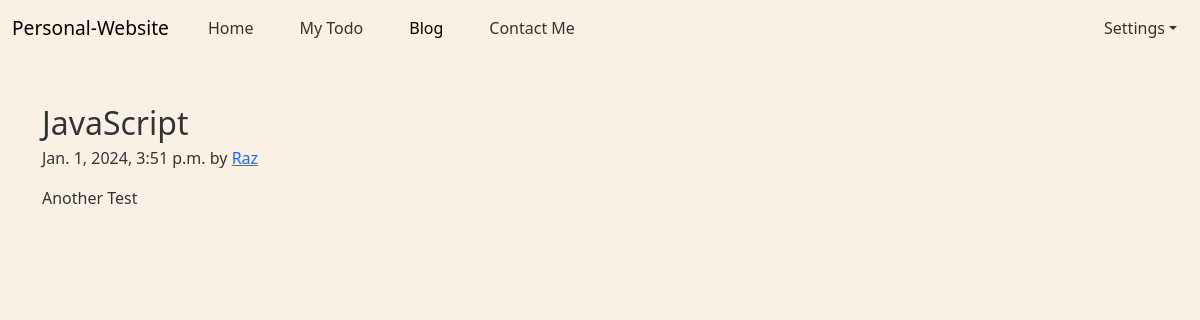
/blog/bla, run on the app's committed database.
### blog/models.py (models this page shows, shortened)
class Post(models.Model):
    id= models.AutoField(primary_key=True)
    title= models.CharField(max_length=50)
    content= models.TextField()
    author= models.CharField(max_length=20)
    slug= models.CharField(max_length=50)
    timeStamp= models.DateTimeField(auto_now_add=True, blank=True)

### blog/views.py (the view)
# urls.py: path('<str:slug>', views.blog_post, name='blogpost'),
def blog_post(request, slug):
    post = Post.objects.filter(slug=slug).first()
    context= {'post': post}
    return render(request, 'blog-post.html', context)

### templates/blog-post.html (shortened to what this page needs)
{% extends 'base.html' %}
{% block blogactive %} active {% endblock %}
{% block body %}
    <article class="container">
        <h2 class="blog-post-title mb-1">{{post.title}}</h2>
        <p class="blog-post-meta">{{post.timeStamp}} by <a href="/about">{{post.author}}</a></p>
        <p>{{post.content}}</p>
    </article>
{% endblock %}

### dashboard/static/dashboard/style.css (style rules this page uses)
body { background: #faf1e4; }
h1, h2, h3, p { color: #333; text-shadow: 1px 1px 2px rgba(255, 255, 255, 0.5); }

### data on the page
Post: title "JavaScript", timeStamp "Jan. 1, 2024, 3:51 p.m.", author "Raz", content "Another Test"
